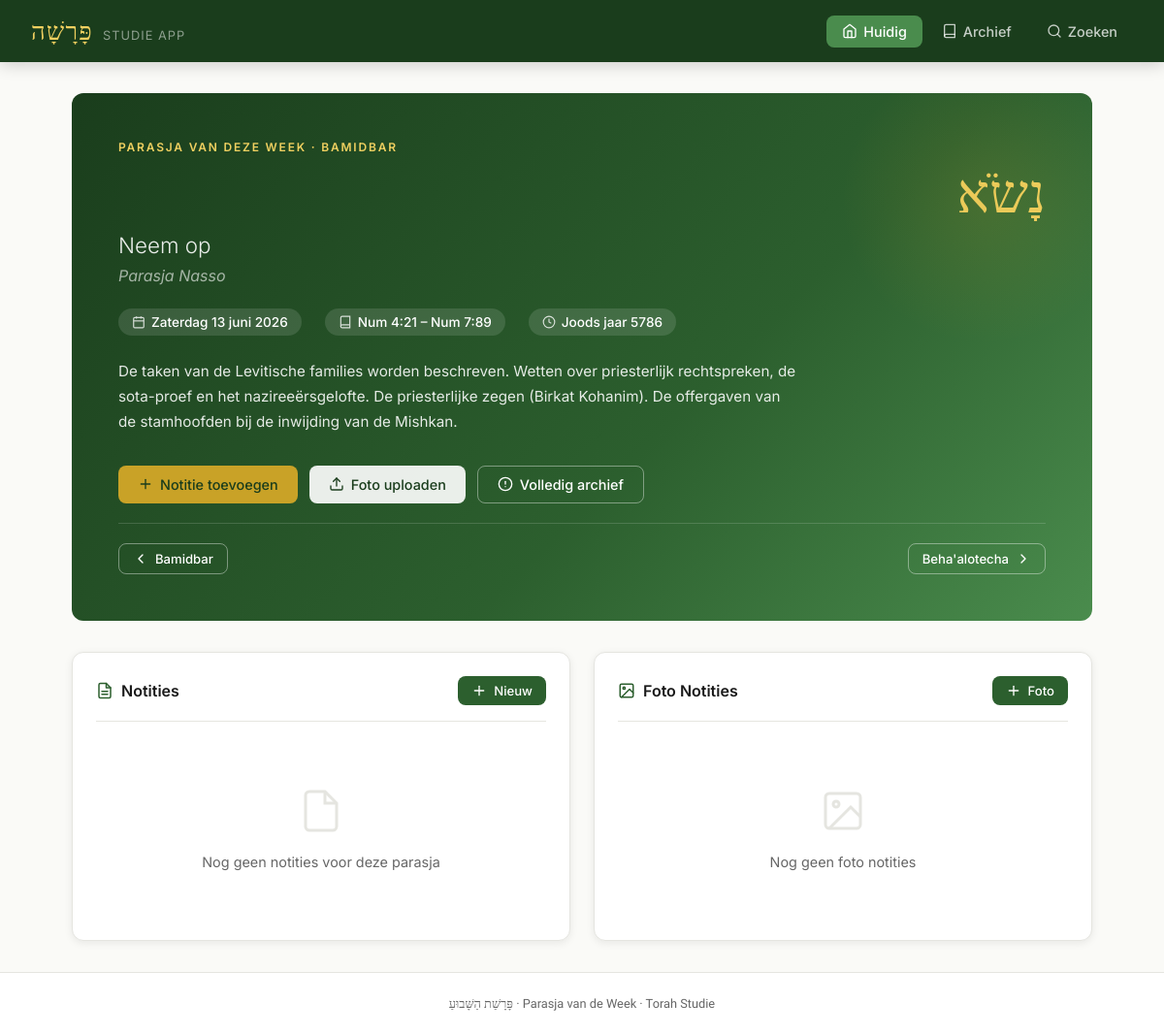
The page / on the database its author committed.
### tables this page shows
CREATE TABLE IF NOT EXISTS parasja_schema (
    id INT AUTO_INCREMENT PRIMARY KEY,
    parasja_id INT NOT NULL,
    shabbat_datum DATE NOT NULL,
    joods_jaar INT NOT NULL,
    gecombineerd_met INT DEFAULT NULL,
    FOREIGN KEY (parasja_id) REFERENCES parasjot(id),
    UNIQUE KEY unique_datum (shabbat_datum)
);

CREATE TABLE IF NOT EXISTS parasjot (
    id INT AUTO_INCREMENT PRIMARY KEY,
    volgorde INT NOT NULL,
    naam_hebreeuws VARCHAR(100) NOT NULL,
    naam_nl VARCHAR(100) NOT NULL,
    naam_transliteratie VARCHAR(100) NOT NULL,
    boek ENUM('Bereshit','Shemot','Vayikra','Bamidbar','Devarim') NOT NULL,
    verzen_van VARCHAR(50),
    verzen_tot VARCHAR(50),
    samenvatting TEXT,
    created_at TIMESTAMP DEFAULT CURRENT_TIMESTAMP
);

### index.php (the view, shortened to what this page needs)
<?php
require_once __DIR__ . '/config/db.php';
$vandaag = date('Y-m-d');
$stmt = $pdo->prepare("
    SELECT ps.*, p.naam_hebreeuws, p.naam_nl, p.naam_transliteratie, p.boek,
           p.verzen_van, p.verzen_tot, p.samenvatting, p.volgorde,
           p2.naam_nl AS gecombineerd_nl, p2.naam_transliteratie AS gecombineerd_trans,
           (SELECT COUNT(*) FROM notities n WHERE n.parasja_id = p.id) AS notitie_count,
           (SELECT COUNT(*) FROM foto_notities f WHERE f.parasja_id = p.id) AS foto_count
    FROM parasja_schema ps
    JOIN parasjot p ON ps.parasja_id = p.id
    LEFT JOIN parasjot p2 ON ps.gecombineerd_met = p2.id
    WHERE ps.shabbat_datum >= DATE_SUB(?, INTERVAL 6 DAY)
    ORDER BY ps.shabbat_datum ASC
    LIMIT 1
");
$stmt->execute([$vandaag]);
$parasja = $stmt->fetch();
if ($parasja) {
    $stmt2 = $pdo->prepare("
        SELECT ps.id, ps.shabbat_datum, p.naam_nl, p.naam_transliteratie, p.volgorde
        FROM parasja_schema ps JOIN parasjot p ON ps.parasja_id = p.id
        WHERE ps.shabbat_datum < ? ORDER BY ps.shabbat_datum DESC LIMIT 1
    ");
    $stmt2->execute([$parasja['shabbat_datum']]);
    $vorige = $stmt2->fetch();
    $stmt3 = $pdo->prepare("
        SELECT ps.id, ps.shabbat_datum, p.naam_nl, p.naam_transliteratie, p.volgorde
        FROM parasja_schema ps JOIN parasjot p ON ps.parasja_id = p.id
        WHERE ps.shabbat_datum > ? ORDER BY ps.shabbat_datum ASC LIMIT 1
    ");
    $stmt3->execute([$parasja['shabbat_datum']]);
    $volgende = $stmt3->fetch();
}
$notities = [];
$fotos = [];
if ($parasja) {
    $stmt4 = $pdo->prepare("
        SELECT * FROM notities WHERE parasja_id = ? ORDER BY aangemaakt_op DESC
    ");
    $stmt4->execute([$parasja['parasja_id']]);
    $notities = $stmt4->fetchAll();
    $stmt5 = $pdo->prepare("
        SELECT * FROM foto_notities WHERE parasja_id = ? ORDER BY aangemaakt_op DESC
    ");
    $stmt5->execute([$parasja['parasja_id']]);
    $fotos = $stmt5->fetchAll();
}
$dagNamen = ['Zondag','Maandag','Dinsdag','Woensdag','Donderdag','Vrijdag','Zaterdag'];
$maandNamen = ['','januari','februari','maart','april','mei','juni','juli','augustus','september','oktober','november','december'];
function formatDatum($datum) {
    global $dagNamen, $maandNamen;
    $ts = strtotime($datum);
    return $dagNamen[date('w', $ts)] . ' ' . date('j', $ts) . ' ' . $maandNamen[(int)date('n', $ts)] . ' ' . date('Y', $ts);
}
include __DIR__ . '/includes/header.php';
?>
<?php if (!$parasja): ?>
<div class="card" style="text-align:center; padding:3rem;">
    <p style="color:var(--text-muted)">Geen parasja gevonden. Controleer of de database correct is gevuld.</p>
    <a href="/parasja/config/setup.php" class="btn btn-green" style="margin-top:1rem">Database instellen</a>
</div>
<?php else: ?>
<div class="parasja-hero">
    <div class="label">Parasja van deze week &middot; <?= htmlspecialchars($parasja['boek']) ?></div>
    <div class="hebrew-name"><?= htmlspecialchars($parasja['naam_hebreeuws']) ?></div>
    <div class="dutch-name"><?= htmlspecialchars($parasja['naam_nl']) ?></div>
    <div class="transliteration">Parasja <?= htmlspecialchars($parasja['naam_transliteratie']) ?>
    </div>
    <div class="meta-row">
        <span class="meta-badge">
            <svg viewBox="0 0 24 24"><rect x="3" y="4" width="18" height="18" rx="2" ry="2"/><line x1="16" y1="2" x2="16" y2="6"/><line x1="8" y1="2" x2="8" y2="6"/><line x1="3" y1="10" x2="21" y2="10"/></svg>
            <?= formatDatum($parasja['shabbat_datum']) ?>
        </span>
        <span class="meta-badge">
            <svg viewBox="0 0 24 24"><path d="M4 19.5A2.5 2.5 0 0 1 6.5 17H20"/><path d="M6.5 2H20v20H6.5A2.5 2.5 0 0 1 4 19.5v-15A2.5 2.5 0 0 1 6.5 2z"/></svg>
            <?= htmlspecialchars($parasja['verzen_van']) ?> &ndash; <?= htmlspecialchars($parasja['verzen_tot']) ?>
        </span>
        <span class="meta-badge">
            <svg viewBox="0 0 24 24"><circle cx="12" cy="12" r="10"/><polyline points="12,6 12,12 16,14"/></svg>
            Joods jaar <?= $parasja['joods_jaar'] ?>
        </span>
    </div>
    <p class="samenvatting"><?= nl2br(htmlspecialchars($parasja['samenvatting'])) ?></p>
    <div class="hero-actions">
        <button class="btn btn-primary" onclick="openModal('modal-notitie')">
            <svg viewBox="0 0 24 24"><line x1="12" y1="5" x2="12" y2="19"/><line x1="5" y1="12" x2="19" y2="12"/></svg>
            Notitie toevoegen
        </button>
        <button class="btn btn-white" onclick="openModal('modal-upload')">
            <svg viewBox="0 0 24 24"><path d="M21 15v4a2 2 0 0 1-2 2H5a2 2 0 0 1-2-2v-4"/><polyline points="17,8 12,3 7,8"/><line x1="12" y1="3" x2="12" y2="15"/></svg>
            Foto uploaden
        </button>
        <a href="/parasja/parasja.php?id=<?= $parasja['parasja_id'] ?>" class="btn btn-outline">
            <svg viewBox="0 0 24 24"><circle cx="12" cy="12" r="10"/><line x1="12" y1="8" x2="12" y2="12"/><line x1="12" y1="16" x2="12.01" y2="16"/></svg>
            Volledig archief
        </a>
    </div>
    <div style="display:flex; gap:10px; margin-top:1.25rem; padding-top:1.25rem; border-top:1px solid rgba(255,255,255,0.15);">
        <?php if ($vorige): ?>
        <a href="/parasja/parasja.php?id=<?= $vorige['parasja_id'] ?? $vorige['id'] ?>&schema=<?= $vorige['id'] ?>" class="btn btn-outline btn-sm">
            <svg viewBox="0 0 24 24"><polyline points="15,18 9,12 15,6"/></svg>
            <?= htmlspecialchars($vorige['naam_transliteratie']) ?>
        </a>
        <?php endif; ?>
        <?php if ($volgende): ?>
        <a href="/parasja/parasja.php?id=<?= $volgende['parasja_id'] ?? $volgende['id'] ?>&schema=<?= $volgende['id'] ?>" class="btn btn-outline btn-sm" style="margin-left:auto">
            <?= htmlspecialchars($volgende['naam_transliteratie']) ?>
            <svg viewBox="0 0 24 24"><polyline points="9,18 15,12 9,6"/></svg>
        </a>
        <?php endif; ?>
    </div>
</div>
<div class="grid-2">
<div class="card">
    <div class="card-header">
        <div class="card-title">
            <svg viewBox="0 0 24 24"><path d="M14 2H6a2 2 0 0 0-2 2v16a2 2 0 0 0 2 2h12a2 2 0 0 0 2-2V8z"/><polyline points="14,2 14,8 20,8"/><line x1="16" y1="13" x2="8" y2="13"/><line x1="16" y1="17" x2="8" y2="17"/></svg>
            Notities
        </div>
        <button class="btn btn-green btn-sm" onclick="openModal('modal-notitie')">
            <svg viewBox="0 0 24 24"><line x1="12" y1="5" x2="12" y2="19"/><line x1="5" y1="12" x2="19" y2="12"/></svg>
            Nieuw
        </button>
    </div>
    <?php if (empty($notities)): ?>
    <div class="empty-state">
        <svg viewBox="0 0 24 24"><path d="M14 2H6a2 2 0 0 0-2 2v16a2 2 0 0 0 2 2h12a2 2 0 0 0 2-2V8z"/><polyline points="14,2 14,8 20,8"/></svg>
        <p>Nog geen notities voor deze parasja</p>
    </div>
    <?php endif; ?>
</div>
<div class="card">
    <div class="card-header">
        <div class="card-title">
            <svg viewBox="0 0 24 24"><rect x="3" y="3" width="18" height="18" rx="2" ry="2"/><circle cx="8.5" cy="8.5" r="1.5"/><polyline points="21,15 16,10 5,21"/></svg>
            Foto Notities
        </div>
        <button class="btn btn-green btn-sm" onclick="openModal('modal-upload')">
            <svg viewBox="0 0 24 24"><line x1="12" y1="5" x2="12" y2="19"/><line x1="5" y1="12" x2="19" y2="12"/></svg>
            Foto
        </button>
    </div>
    <?php if (empty($fotos)): ?>
    <div class="empty-state">
        <svg viewBox="0 0 24 24"><rect x="3" y="3" width="18" height="18" rx="2" ry="2"/><circle cx="8.5" cy="8.5" r="1.5"/><polyline points="21,15 16,10 5,21"/></svg>
        <p>Nog geen foto notities</p>
    </div>
    <?php endif; ?>
</div>
</div>
<?php endif; ?>
<?php include __DIR__ . '/includes/footer.php'; ?>

### assets/css/style.css (style rules this page uses)
:root { --primary: #2c5f2e; --primary-light: #4a8c4d; --primary-dark: #1a3d1c; --accent: #c9a227; --accent-light: #f0d060; --bg: #fafaf7; --bg-card: #ffffff; --text: #1a1a1a; --text-muted: #666; --border: #e5e5e0; --shadow: 0 2px 8px rgba(0,0,0,0.08); --shadow-lg: 0 8px 32px rgba(0,0,0,0.12); --radius: 12px; --radius-sm: 8px; }
* { box-sizing: border-box; margin: 0; padding: 0; }
body { font-family: 'Inter', sans-serif; background: var(--bg); color: var(--text); min-height: 100vh; display: flex; flex-direction: column; }
.parasja-hero { background: linear-gradient(135deg, var(--primary-dark) 0%, var(--primary) 60%, var(--primary-light) 100%); border-radius: var(--radius); padding: 3rem; color: white; margin-bottom: 2rem; position: relative; overflow: hidden; }
.parasja-hero::before { content: ''; position: absolute; right: -40px; top: -40px; width: 300px; height: 300px; background: radial-gradient(circle, rgba(201,162,39,0.15) 0%, transparent 70%); border-radius: 50%; }
.parasja-hero .label { font-size: 0.75rem; text-transform: uppercase; letter-spacing: 0.15em; color: var(--accent-light); font-weight: 600; margin-bottom: 0.5rem; }
.parasja-hero .hebrew-name { font-family: 'Frank Ruhl Libre', serif; font-size: 3.5rem; direction: rtl; line-height: 1.2; margin-bottom: 0.3rem; color: var(--accent-light); }
.parasja-hero .dutch-name { font-size: 1.4rem; font-weight: 300; opacity: 0.9; margin-bottom: 0.5rem; }
.parasja-hero .transliteration { font-size: 1rem; opacity: 0.6; font-style: italic; margin-bottom: 1.5rem; }
.parasja-hero .meta-row { display: flex; gap: 1.5rem; flex-wrap: wrap; margin-bottom: 1.5rem; }
.meta-badge { display: flex; align-items: center; gap: 6px; background: rgba(255,255,255,0.12); padding: 6px 14px; border-radius: 20px; font-size: 0.85rem; font-weight: 500; }
.meta-badge svg { width: 14px; height: 14px; stroke: currentColor; fill: none; stroke-width: 2; opacity: 0.8; }
.parasja-hero .samenvatting { font-size: 0.95rem; line-height: 1.7; opacity: 0.88; max-width: 700px; }
.hero-actions { margin-top: 2rem; display: flex; gap: 12px; flex-wrap: wrap; }
.btn { display: inline-flex; align-items: center; gap: 7px; padding: 10px 20px; border-radius: var(--radius-sm); font-size: 0.9rem; font-weight: 500; cursor: pointer; border: none; text-decoration: none; transition: all 0.15s; font-family: inherit; }
.btn svg { width: 16px; height: 16px; stroke: currentColor; fill: none; stroke-width: 2; stroke-linecap: round; stroke-linejoin: round; flex-shrink: 0; }
.btn-primary { background: var(--accent); color: var(--primary-dark); }
.btn-white { background: rgba(255,255,255,0.9); color: var(--primary-dark); }
.btn-outline { background: transparent; color: white; border: 1.5px solid rgba(255,255,255,0.4); }
.btn-green { background: var(--primary); color: white; }
.btn-sm { padding: 7px 14px; font-size: 0.82rem; }
.card { background: var(--bg-card); border: 1px solid var(--border); border-radius: var(--radius); padding: 1.5rem; box-shadow: var(--shadow); }
.card-header { display: flex; align-items: center; justify-content: space-between; margin-bottom: 1.25rem; padding-bottom: 1rem; border-bottom: 1px solid var(--border); }
.card-title { font-size: 1rem; font-weight: 600; display: flex; align-items: center; gap: 8px; }
.card-title svg { width: 18px; height: 18px; stroke: var(--primary); fill: none; stroke-width: 2; stroke-linecap: round; stroke-linejoin: round; }
.grid-2 { display: grid; grid-template-columns: 1fr 1fr; gap: 1.5rem; }
.empty-state { text-align: center; padding: 3rem 2rem; color: var(--text-muted); }
.empty-state svg { width: 48px; height: 48px; stroke: var(--border); fill: none; stroke-width: 1.5; margin-bottom: 1rem; }
.empty-state p { font-size: 0.9rem; }

### rows shown on the page
parasja_schema: parasja.boek "BAMIDBAR", parasja.naam_hebreeuws "נָשֹׂא", parasja.naam_nl "Neem op", parasja.naam_transliteratie "Nasso", shabbat_datum "Zaterdag 13 juni 2026", parasja.verzen_van "Num 4:21", parasja.verzen_tot "Num 7:89", joods_jaar "5786", parasja.samenvatting "De taken van de Levitische families worden beschreven. Wetten over priesterlijk rechtspreken, de sota-proef en het nazireeërsgelofte. De priesterlijke zegen (Birkat Kohanim). De offergaven van de stamhoofden bij de inwijding van de Mishkan."
parasja_schema: parasja.naam_transliteratie "Bamidbar"
parasja_schema: parasja.naam_transliteratie "Beha'alotecha"
